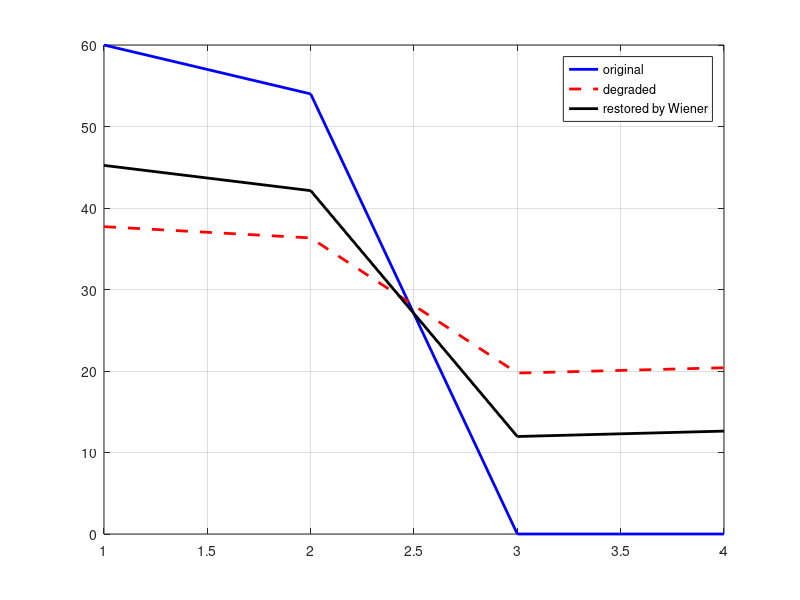

Write the MATLAB code that produced this figure.
function [] = wienerFilterTest()
close all;clc;
 
x=[60,54,0,0]';%ARXIKO SHMA
%YPOBA8MISH SHMATOS
Fx=fft(x) %fft ARXIKOY SHMATOS
Fh=[1,0.3,0.1,0.3]'; %MTF SYSTHMATOS
Fy=Fx.*Fh % YPOBA8MISH SHMATOS ME THN MTF
y=ifft(Fy)% YPOLOGISMOS IDFT GIA METAFORA SHMATOS STON XWRO
d=[0.0607     -0.1201    0.098      0.1479]';%8ORYBOS
yd=y+d% PROS8ESH 8ORYBOY STO HDH YPOBA8MISMENO SHMA APO THN MTF
 
%APOKATASTASH SHMATOS  
Fyd=fft(yd) %DFT TOY YPOBA8MISMENOY SHMATOS
Fw=[0.98039,  1.8519, 3.3333, 1.8519]'% wiener FILTRO
Fyy=Fyd.*Fw %FILTRARISMA STHN SYXNOTHTA
yy=ifft(Fyy) %YPOLOGISMOS IDFT GIA METAFORA FILTRARISMENOY SHMATOS STON XWRO
STDdegraded=STDerror(x,yd)
STDrestored=STDerror(x,yy)
%--------------plot signals-------------------------------
plot(x,'b','LineWidth',2);hold on;plot(yd,'--r','LineWidth',2);
plot(yy,'k','LineWidth',2);grid on;
legend('original','degraded','restored by Wiener')
%--------------------------------------------------------
function [stErr]=STDerror (x,y)
stErr=0;
for i=1:length(x)
    stErr=stErr+(x(i)-y(i))^2;
end
stErr=sqrt(stErr)/length(x);
